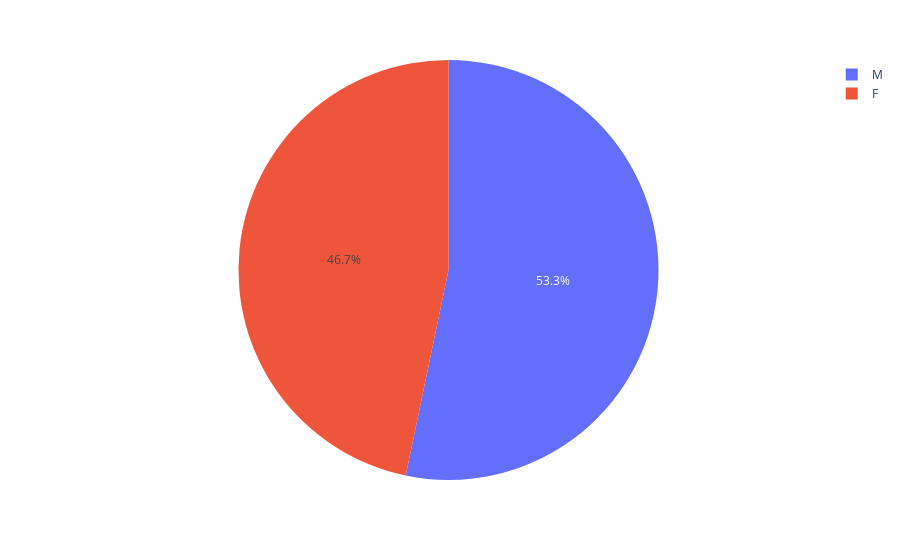

Notebook source saved alongside this figure:
### Code cell
import plotly.express as px
df = pd.read_csv(data_dir+"/metadata.csv")
px.pie(df, 'Patient Gender')

### Figure 1 — Plotly figure (JSON) as saved in the notebook; plotly's stock layout.template omitted (floating-point values rounded to 4 significant figures; data arrays with more than 128 entries replaced by an {"elided": "..."} marker saying what was removed)
{"data": [{"domain": {"x": [0, 1], "y": [0, 1]}, "hovertemplate": "Patient Gender=%{label}<extra></extra>", "labels": {"elided": "1500 str values"}, "legendgroup": "", "name": "", "showlegend": true, "type": "pie"}], "layout": {"legend": {"tracegroupgap": 0}, "margin": {"t": 60}}}
